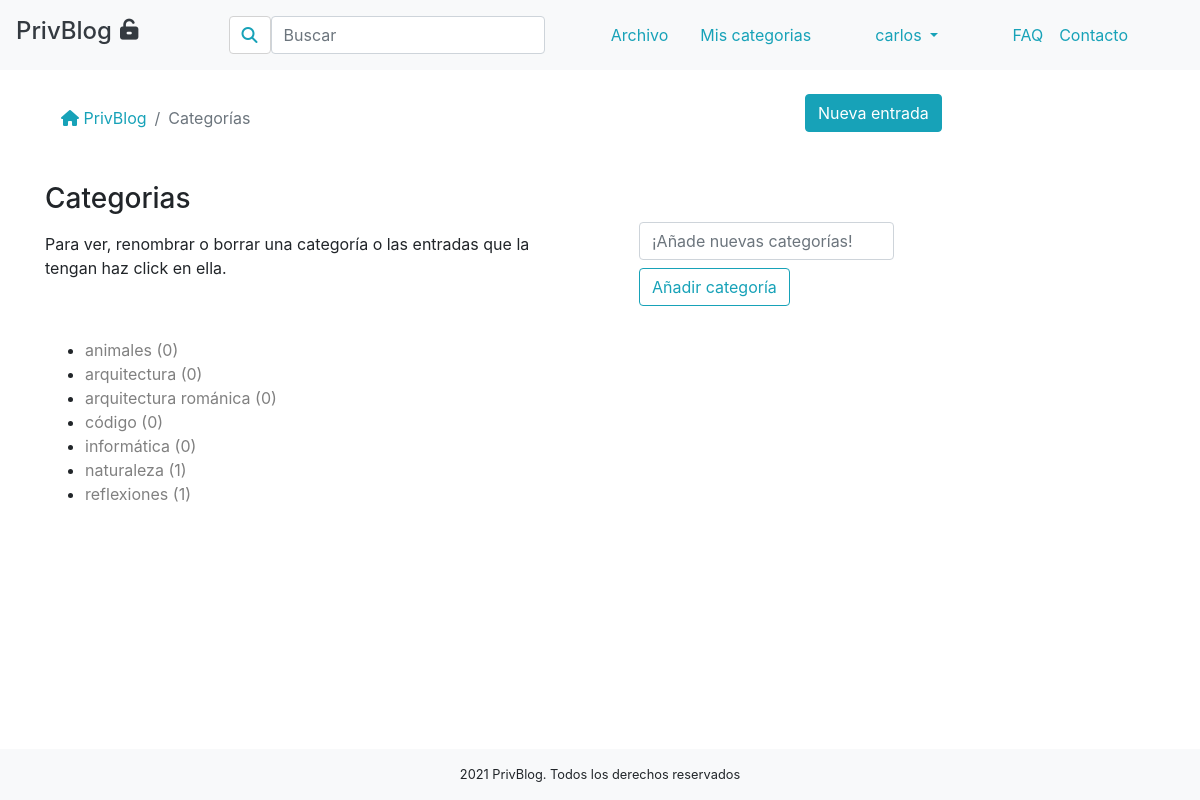
The page /archivo-categorias.php (signed in) on the database its author committed.
### tables this page shows
CREATE TABLE IF NOT EXISTS `categoria` (
  `id` int(11) NOT NULL AUTO_INCREMENT,
  `nombre` char(50) NOT NULL,
  `autor` char(50) NOT NULL,
  PRIMARY KEY (`id`),
  KEY `FK_categoria_persona` (`autor`),
  CONSTRAINT `FK_categoria_persona` FOREIGN KEY (`autor`) REFERENCES `persona` (`nombre`) ON DELETE CASCADE ON UPDATE CASCADE
);

### controlador/archivo-categoriasController.php (called while the page is built, shortened)
<?php
$ids_categorias=Categoria::getIdsCategorias();
require('vista/archivo-categorias.view.php');
?>

### archivo-categorias.php (called while the page is built)
<?php
require('controlador/archivo-categoriasController.php');
 ?>

### modelo/Tool.php (called while the page is built, shortened)
<?php
class Tool{
	public static $conexion;
	public static function conectarBase(){
		try {
			self::$conexion=new PDO("mysql:host=localhost; dbname=privblog", "root", "");
			return self::$conexion;
		} catch (PDOException $e) {
			header("Location:error_conexion.php");
		}
	}
}

### modelo/CategoriaClass.php (called while the page is built, shortened)
<?php
class Categoria {
public static function getIdsCategorias(){
 	$statement=Tool::conectarBase()->query("SELECT id FROM categoria WHERE autor='".$_SESSION['nombre']."' ORDER BY nombre");
 	return $statement->fetchAll();
 }
 public static function getNombresCategorias($id_categoria){
		$statement=Tool::conectarBase()->query("SELECT nombre FROM categoria WHERE id=".$id_categoria."");
		return $statement->fetchAll();
	}
 }
?>

### modelo/Asoc_Categoria_EntradaClass.php (called while the page is built, shortened)
<?php
class Asoc_Categoria_Entrada{
	public static function getNumeroEntradasCategorias($id_categoria){
		$statement=Tool::conectarBase()->query("SELECT COUNT(id_categoria) FROM asoc_categoria_entrada WHERE id_categoria=$id_categoria");
		return $statement->fetch();
	}
}
?>

### vista/archivo-categorias.view.php (the view, shortened to what this page needs)
<?php require 'vista/header.php'; ?>
<div class="content">
<div class="container">
<div class="row">
	<div class="col guia"><nav aria-label="breadcrumb">
  <ol  class="breadcrumb my-4">
    <li class="breadcrumb-item"><a href="index.php"><i class="fas fa-home"></i> PrivBlog</a></li>
    <li class="breadcrumb-item active" aria-current="page">Categorías</li>
  </ol>
</nav></div>
<div class="col-4 my-4">
			<a href="nuevo.php" class="btn btn-info" role="button">Nueva entrada</i></a>
		</div>
</div>
<div class="row">
	<div class="col-6">
	<h3 class="my-3">Categorias</h3>
	<p class="">Para ver, renombrar o borrar una categoría o las entradas que la tengan haz click en ella.</p>
	</div>
<div class="col-3 mt-5 ml-4">
	<form action="<?php echo $_SERVER['PHP_SELF']; ?>" method="POST"
		>
		<div class="form-group">
		<input class="form-control my-2" type="text" name="nueva_categoria" placeholder="¡Añade nuevas categorías!">
		<input class="btn btn-outline-info" type="submit" name="anadir_categoria" value="Añadir categoría" >
		</div>
	</form>
	</div>
	</div>
<div class="row">
	<div class="col mt-3">
<ul>
					<?php foreach ($ids_categorias as $id_categoria): ?>
					<?php $nombres_categorias=Categoria::getNombresCategorias($id_categoria[0]); ?>
					<?php foreach ($nombres_categorias as $nombre_categoria): ?>
					<li><a href="resultados-categoria.php?id=<?php echo $id_categoria[0]; ?>"><?php echo $nombre_categoria[0]; ?> (<?php
					 $num_entradas_categoria=Asoc_Categoria_Entrada::getNumeroEntradasCategorias($id_categoria[0]);
					 echo $num_entradas_categoria[0];
					 ?>)</a></li>
				<?php endforeach; ?>
			<?php endforeach; ?>
</ul>
			</div>
			</div>
	</div>
</div>
<?php require 'footer.php'; ?>

### css/estilos.css (style rules this page uses)
.breadcrumb { background-color: white; color:#17a2b8; }
.guia { color:#17a2b8; }
body { display: flex; flex-direction: column; margin: 0; min-height: 100vh; }
.content { flex: 1; }
a { color:grey; }
nav a { color:#17a2b8; }

### rows shown on the page
categoria: nombre "animales", num_entradas_categoria "0"
categoria: nombre "arquitectura", num_entradas_categoria "0"
categoria: nombre "arquitectura románica", num_entradas_categoria "0"
categoria: nombre "código", num_entradas_categoria "0"
categoria: nombre "informática", num_entradas_categoria "0"
categoria: nombre "naturaleza", num_entradas_categoria "1"
categoria: nombre "reflexiones", num_entradas_categoria "1"

### other values the page prints
$_SESSION['nombre'] "carlos"
